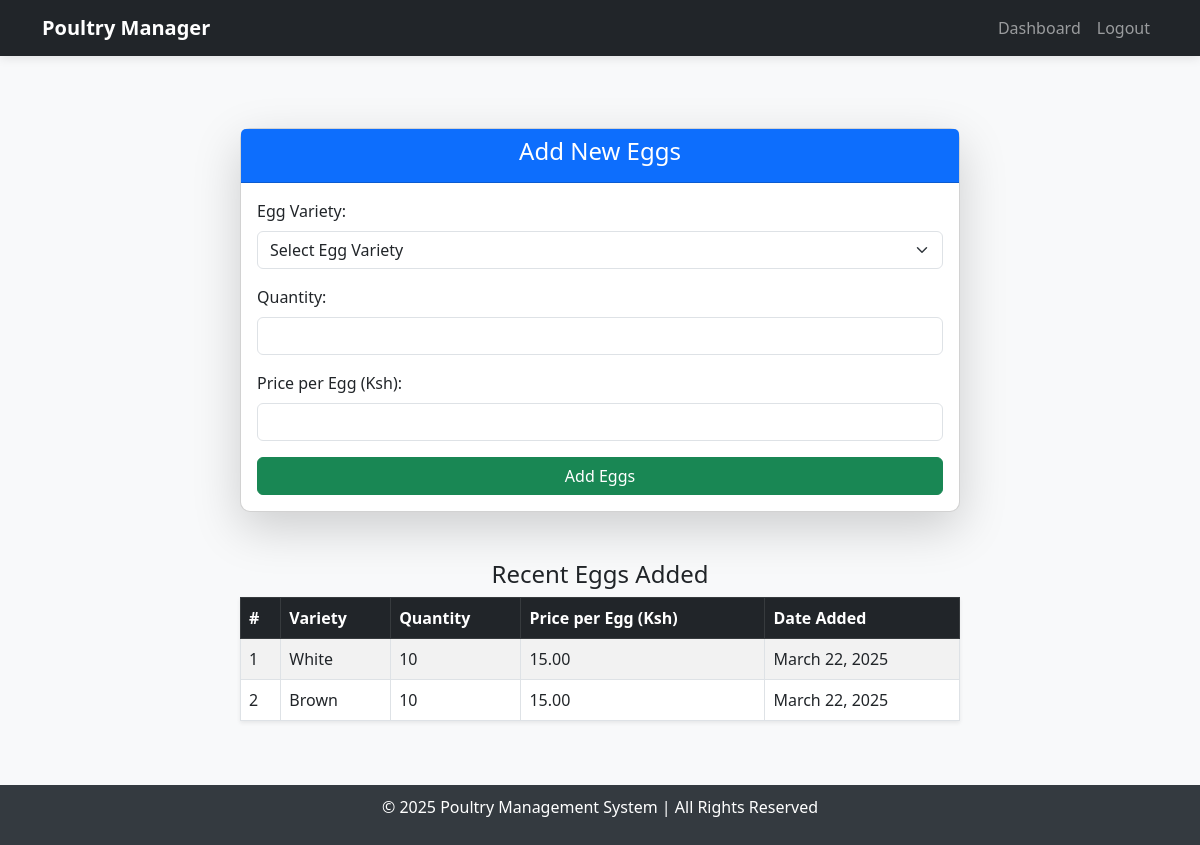
The page /add_eggs/ (signed in) on the database its author committed.
### poultry/models.py (models this page shows, shortened)
class Egg(models.Model):
    VARIETY_CHOICES = [
        ('white', 'White'),
        ('brown', 'Brown'),
        ('organic', 'Organic'),
        ('free_range', 'Free Range'),
    ]
    variety = models.CharField(max_length=20, choices=VARIETY_CHOICES,null=True, blank=True)
    quantity = models.PositiveIntegerField()
    price_per_egg = models.DecimalField(max_digits=10, decimal_places=2, null=True, blank=True)
    collected_date = models.DateField(auto_now_add=True)

### poultry/views.py (the view, shortened to what this page needs)
# urls.py: path('add_eggs/', add_eggs, name='add_eggs'),
@login_required
def add_eggs(request):
    return render(request, "poultry/add_eggs.html", {
        "eggs": Egg.objects.all(),
    })

### poultry/templates/poultry/add_eggs.html (shortened to what this page needs)
{% extends 'base.html' %}
{% load static %}
{% block content %}
<div class="container mt-5">
    <div class="row justify-content-center">
        <div class="col-md-8">
            <div class="card shadow-lg">
                <div class="card-header bg-primary text-white text-center">
                    <h4>Add New Eggs</h4>
                </div>
                <div class="card-body">
                    <form method="POST">
                        <div class="mb-3">
                            <label class="form-label">Egg Variety:</label>
                            <select name="egg_variety" class="form-select" required>
                                <option value="">Select Egg Variety</option>
                            </select>
                        </div>
                        <div class="mb-3">
                            <label class="form-label">Quantity:</label>
                            <input type="number" name="quantity" class="form-control" required>
                        </div>
                        <div class="mb-3">
                            <label class="form-label">Price per Egg (Ksh):</label>
                            <input type="number" name="price_per_egg" class="form-control" required>
                        </div>
                        <button type="submit" class="btn btn-success w-100">Add Eggs</button>
                    </form>
                </div>
            </div>
            <div class="mt-5">
            <h4 class="text-center">Recent Eggs Added</h4>
            <table class="table table-bordered table-striped shadow-sm">
                <thead class="table-dark">
                    <tr>
                        <th>#</th>
                        <th>Variety</th>
                        <th>Quantity</th>
                        <th>Price per Egg (Ksh)</th>
                        <th>Date Added</th>
                    </tr>
                </thead>
                <tbody>
                    {% for egg in eggs %}
                    <tr>
                        <td>{{ forloop.counter }}</td>
                        <td>{{ egg.variety|title }}</td>
                        <td>{{ egg.quantity }}</td>
                        <td>{{ egg.price_per_egg }}</td>
                        <td>{{ egg.collected_date }}</td>
                    </tr>
                    {% empty %}
                    <tr>
                        <td colspan="5" class="text-center text-muted">No eggs recorded yet.</td>
                    </tr>
                    {% endfor %}
                </tbody>
            </table>
            </div>
        </div>
    </div>
</div>
{% endblock %}

### poultry/templates/base.html (style rules this page uses)
body { display: flex; flex-direction: column; min-height: 100vh; background-color: #f8f9fa; }
.card { border-radius: 10px; transition: transform 0.2s; }

### rows shown on the page
Egg: variety "White", quantity "10", price_per_egg "15.00", collected_date "March 22, 2025"
Egg: variety "Brown", quantity "10", price_per_egg "15.00", collected_date "March 22, 2025"
